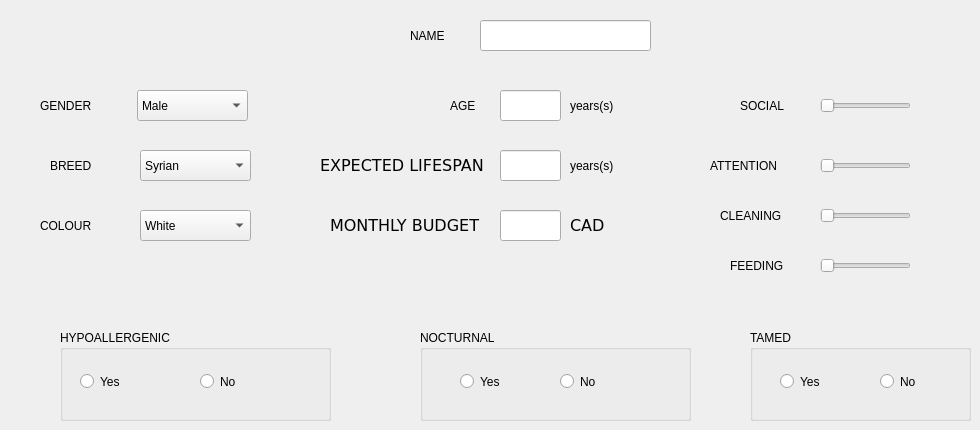
   <widget class="QWidget" name="Hamster">
    <widget class="QComboBox" name="hamster_breed">
     <property name="geometry">
      <rect>
       <x>140</x>
       <y>150</y>
       <width>111</width>
       <height>31</height>
      </rect>
     </property>
     <item>
      <property name="text">
       <string>Syrian</string>
      </property>
     </item>
     <item>
      <property name="text">
       <string>Chinese</string>
      </property>
     </item>
     <item>
      <property name="text">
       <string>Dwarf</string>
      </property>
     </item>
    </widget>
    <widget class="QLabel" name="label_89">
     <property name="geometry">
      <rect>
       <x>570</x>
       <y>90</y>
       <width>64</width>
       <height>31</height>
      </rect>
     </property>
     <property name="text">
      <string>years(s)</string>
     </property>
    </widget>
    <widget class="QLabel" name="label_90">
     <property name="geometry">
      <rect>
       <x>410</x>
       <y>20</y>
       <width>51</width>
       <height>31</height>
      </rect>
     </property>
     <property name="text">
      <string>NAME</string>
     </property>
    </widget>
    <widget class="QLabel" name="label_91">
     <property name="geometry">
      <rect>
       <x>450</x>
       <y>90</y>
       <width>41</width>
       <height>31</height>
      </rect>
     </property>
     <property name="text">
      <string>AGE</string>
     </property>
    </widget>
    <widget class="QLabel" name="label_92">
     <property name="geometry">
      <rect>
       <x>40</x>
       <y>90</y>
       <width>91</width>
       <height>31</height>
      </rect>
     </property>
     <property name="text">
      <string>GENDER</string>
     </property>
    </widget>
    <widget class="QComboBox" name="hamster_gender">
     <property name="geometry">
      <rect>
       <x>137</x>
       <y>90</y>
       <width>111</width>
       <height>31</height>
      </rect>
     </property>
     <item>
      <property name="text">
       <string>Male</string>
      </property>
     </item>
     <item>
      <property name="text">
       <string>Female</string>
      </property>
     </item>
    </widget>
    <widget class="QLineEdit" name="hamster_name">
     <property name="geometry">
      <rect>
       <x>480</x>
       <y>20</y>
       <width>171</width>
       <height>31</height>
      </rect>
     </property>
    </widget>
    <widget class="QLabel" name="label_93">
     <property name="geometry">
      <rect>
       <x>40</x>
       <y>210</y>
       <width>91</width>
       <height>31</height>
      </rect>
     </property>
     <property name="text">
      <string>COLOUR</string>
     </property>
    </widget>
    <widget class="QLabel" name="label_94">
     <property name="geometry">
      <rect>
       <x>50</x>
       <y>150</y>
       <width>71</width>
       <height>31</height>
      </rect>
     </property>
     <property name="text">
      <string>BREED</string>
     </property>
    </widget>
    <widget class="QComboBox" name="hamster_colour">
     <property name="geometry">
      <rect>
       <x>140</x>
       <y>210</y>
       <width>111</width>
       <height>31</height>
      </rect>
     </property>
     <item>
      <property name="text">
       <string>White</string>
      </property>
     </item>
     <item>
      <property name="text">
       <string>Black</string>
      </property>
     </item>
     <item>
      <property name="text">
       <string>Brown</string>
      </property>
     </item>
    </widget>
    <widget class="QGroupBox" name="hamster_nocturnal">
     <property name="geometry">
      <rect>
       <x>420</x>
       <y>330</y>
       <width>271</width>
       <height>91</height>
      </rect>
     </property>
     <property name="title">
      <string>NOCTURNAL</string>
     </property>
     <widget class="QRadioButton" name="hamster_nocturnal_yes">
      <property name="geometry">
       <rect>
        <x>40</x>
        <y>40</y>
        <width>51</width>
        <height>23</height>
       </rect>
      </property>
      <property name="text">
       <string>Yes</string>
      </property>
      <attribute name="buttonGroup">
       <string notr="true">buttonGroup_6</string>
      </attribute>
     </widget>
     <widget class="QRadioButton" name="hamster_nocturnal_no">
      <property name="geometry">
       <rect>
        <x>140</x>
        <y>40</y>
        <width>51</width>
        <height>23</height>
       </rect>
      </property>
      <property name="text">
       <string>No</string>
      </property>
      <attribute name="buttonGroup">
       <string notr="true">buttonGroup_6</string>
      </attribute>
     </widget>
    </widget>
    <widget class="QGroupBox" name="hamster_tamed">
     <property name="geometry">
      <rect>
       <x>750</x>
       <y>330</y>
       <width>221</width>
       <height>91</height>
      </rect>
     </property>
     <property name="title">
      <string>TAMED</string>
     </property>
     <widget class="QRadioButton" name="hamster_tamed_yes">
      <property name="geometry">
       <rect>
        <x>30</x>
        <y>40</y>
        <width>51</width>
        <height>23</height>
       </rect>
      </property>
      <property name="text">
       <string>Yes</string>
      </property>
      <attribute name="buttonGroup">
       <string notr="true">buttonGroup_7</string>
      </attribute>
     </widget>
     <widget class="QRadioButton" name="hamster_tamed_no">
      <property name="geometry">
       <rect>
        <x>130</x>
        <y>40</y>
        <width>51</width>
        <height>23</height>
       </rect>
      </property>
      <property name="text">
       <string>No</string>
      </property>
      <attribute name="buttonGroup">
       <string notr="true">buttonGroup_7</string>
      </attribute>
     </widget>
    </widget>
    <widget class="QLabel" name="label_95">
     <property name="geometry">
      <rect>
       <x>740</x>
       <y>90</y>
       <width>61</width>
       <height>31</height>
      </rect>
     </property>
     <property name="text">
      <string>SOCIAL</string>
     </property>
    </widget>
    <widget class="QLabel" name="hamster_attention_label">
     <property name="geometry">
      <rect>
       <x>710</x>
       <y>150</y>
       <width>101</width>
       <height>31</height>
      </rect>
     </property>
     <property name="text">
      <string>ATTENTION</string>
     </property>
    </widget>
    <widget class="QLabel" name="label_98">
     <property name="geometry">
      <rect>
       <x>720</x>
       <y>200</y>
       <width>91</width>
       <height>31</height>
      </rect>
     </property>
     <property name="text">
      <string>CLEANING</string>
     </property>
    </widget>
    <widget class="QGroupBox" name="hamster_hypoallergenic">
     <property name="geometry">
      <rect>
       <x>60</x>
       <y>330</y>
       <width>271</width>
       <height>91</height>
      </rect>
     </property>
     <property name="title">
      <string>HYPOALLERGENIC</string>
     </property>
     <widget class="QRadioButton" name="hamster_hypoallergenic_yes">
      <property name="geometry">
       <rect>
        <x>20</x>
        <y>40</y>
        <width>106</width>
        <height>23</height>
       </rect>
      </property>
      <property name="text">
       <string>Yes</string>
      </property>
      <attribute name="buttonGroup">
       <string notr="true">buttonGroup_5</string>
      </attribute>
     </widget>
     <widget class="QRadioButton" name="hamster_hypoallergenic_no">
      <property name="geometry">
       <rect>
        <x>140</x>
        <y>40</y>
        <width>106</width>
        <height>23</height>
       </rect>
      </property>
      <property name="text">
       <string>No</string>
      </property>
      <attribute name="buttonGroup">
       <string notr="true">buttonGroup_5</string>
      </attribute>
     </widget>
    </widget>
    <widget class="QLabel" name="hamster_feeding_label">
     <property name="geometry">
      <rect>
       <x>730</x>
       <y>250</y>
       <width>91</width>
       <height>31</height>
      </rect>
     </property>
     <property name="text">
      <string>FEEDING</string>
     </property>
    </widget>
    <widget class="QSlider" name="hamster_feeding_2">
     <property name="geometry">
      <rect>
       <x>820</x>
       <y>250</y>
       <width>91</width>
       <height>31</height>
      </rect>
     </property>
     <property name="minimum">
      <number>1</number>
     </property>
     <property name="maximum">
      <number>5</number>
     </property>
     <property name="orientation">
      <enum>Qt::Horizontal</enum>
     </property>
    </widget>
    <widget class="QLineEdit" name="hamster_cost">
     <property name="geometry">
      <rect>
       <x>500</x>
       <y>210</y>
       <width>61</width>
       <height>31</height>
      </rect>
     </property>
    </widget>
    <widget class="QLabel" name="label_128">
     <property name="geometry">
      <rect>
       <x>570</x>
       <y>210</y>
       <width>41</width>
       <height>31</height>
      </rect>
     </property>
     <property name="font">
      <font>
       <family>DejaVu Sans</family>
       <pointsize>12</pointsize>
      </font>
     </property>
     <property name="text">
      <string>CAD</string>
     </property>
    </widget>
    <widget class="QLabel" name="label_129">
     <property name="geometry">
      <rect>
       <x>330</x>
       <y>210</y>
       <width>161</width>
       <height>31</height>
      </rect>
     </property>
     <property name="font">
      <font>
       <family>DejaVu Sans</family>
       <pointsize>12</pointsize>
      </font>
     </property>
     <property name="text">
      <string>MONTHLY BUDGET</string>
     </property>
    </widget>
    <widget class="QSlider" name="hamster_attention_2">
     <property name="geometry">
      <rect>
       <x>820</x>
       <y>150</y>
       <width>91</width>
       <height>31</height>
      </rect>
     </property>
     <property name="minimum">
      <number>1</number>
     </property>
     <property name="maximum">
      <number>5</number>
     </property>
     <property name="orientation">
      <enum>Qt::Horizontal</enum>
     </property>
    </widget>
    <widget class="QSlider" name="hamster_cleaning_2">
     <property name="geometry">
      <rect>
       <x>820</x>
       <y>200</y>
       <width>91</width>
       <height>31</height>
      </rect>
     </property>
     <property name="minimum">
      <number>1</number>
     </property>
     <property name="maximum">
      <number>5</number>
     </property>
     <property name="orientation">
      <enum>Qt::Horizontal</enum>
     </property>
    </widget>
    <widget class="QSlider" name="hamster_social_2">
     <property name="geometry">
      <rect>
       <x>820</x>
       <y>90</y>
       <width>91</width>
       <height>31</height>
      </rect>
     </property>
     <property name="minimum">
      <number>1</number>
     </property>
     <property name="maximum">
      <number>5</number>
     </property>
     <property name="orientation">
      <enum>Qt::Horizontal</enum>
     </property>
    </widget>
    <widget class="QLineEdit" name="hamster_age">
     <property name="geometry">
      <rect>
       <x>500</x>
       <y>90</y>
       <width>61</width>
       <height>31</height>
      </rect>
     </property>
    </widget>
    <widget class="QLineEdit" name="hamster_expected_lifespan">
     <property name="geometry">
      <rect>
       <x>500</x>
       <y>150</y>
       <width>61</width>
       <height>31</height>
      </rect>
     </property>
    </widget>
    <widget class="QLabel" name="label_133">
     <property name="geometry">
      <rect>
       <x>320</x>
       <y>150</y>
       <width>171</width>
       <height>31</height>
      </rect>
     </property>
     <property name="font">
      <font>
       <family>DejaVu Sans</family>
       <pointsize>12</pointsize>
      </font>
     </property>
     <property name="text">
      <string>EXPECTED LIFESPAN</string>
     </property>
    </widget>
    <widget class="QLabel" name="label_99">
     <property name="geometry">
      <rect>
       <x>570</x>
       <y>150</y>
       <width>64</width>
       <height>31</height>
      </rect>
     </property>
     <property name="text">
      <string>years(s)</string>
     </property>
    </widget>
    <widget class="QLabel" name="hamster_social">
     <property name="geometry">
      <rect>
       <x>920</x>
       <y>90</y>
       <width>31</width>
       <height>31</height>
      </rect>
     </property>
     <property name="text">
      <string/>
     </property>
    </widget>
    <widget class="QLabel" name="hamster_attention">
     <property name="geometry">
      <rect>
       <x>920</x>
       <y>150</y>
       <width>21</width>
       <height>31</height>
      </rect>
     </property>
     <property name="text">
      <string/>
     </property>
    </widget>
    <widget class="QLabel" name="hamster_cleaning">
     <property name="geometry">
      <rect>
       <x>930</x>
       <y>200</y>
       <width>31</width>
       <height>31</height>
      </rect>
     </property>
     <property name="text">
      <string/>
     </property>
    </widget>
    <widget class="QLabel" name="hamster_feeding">
     <property name="geometry">
      <rect>
       <x>920</x>
       <y>250</y>
       <width>31</width>
       <height>31</height>
      </rect>
     </property>
     <property name="text">
      <string/>
     </property>
    </widget>
   </widget>
